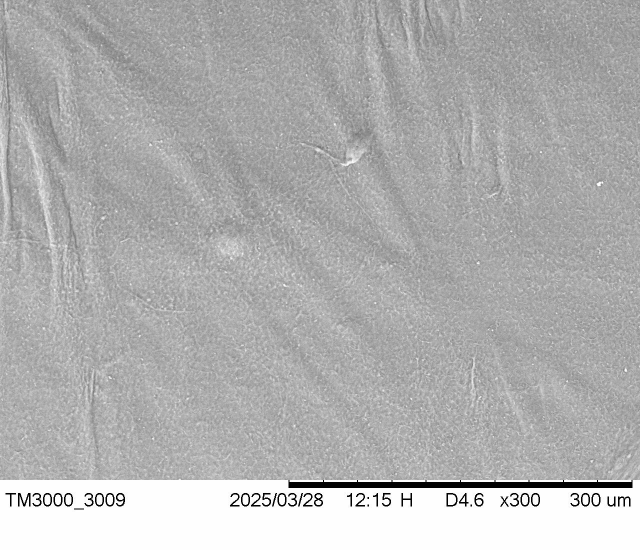
#> input picture cellulose_closeups/03.28.25_SEM_Control.jpg, 1280 x 1100 px (shown at 1/2 size)
$ python sem_texture.py
#> lines starting #> are read from the running program, lines starting #| are printed output that depends on the picture
"""Texture descriptors for the four TM3000 micrographs in cellulose_closeups/ (Figure 2 of the manuscript).

For each image: pixel size from the embedded scale bar; slow illumination shading removed with a wide
Gaussian high-pass; then
  * grey-level contrast      = std / mean of the flattened image (per cent)
  * orientation coherence    = median structure-tensor coherence in 32-px windows (0 isotropic, 1 aligned)
  * correlation length       = lag at which the radially averaged autocorrelation of the flattened image
                               first falls to 1/e (micrometres) -- the characteristic feature size
Writes SEM_texture.csv and SEM_autocorrelation.png (radial autocorrelation profiles)."""
import os, csv
import numpy as np
from PIL import Image
from scipy import ndimage as ndi
import matplotlib; matplotlib.use('Agg')
import matplotlib.pyplot as plt

HERE = os.path.dirname(os.path.abspath(__file__))
IMG = os.path.join(HERE, '..', '..', '..', 'cellulose_closeups')
FIG = os.path.join(HERE, '..', 'figures')
# (file, display name, magnification, scale-bar label in um). Scale-bar length in px is read from the footer.
IMAGES = [('03.28.25_SEM_Control.jpg', 'Untreated WT BC', '300x', 300),
          ('03.28.25_SEM_BslA_engineered.jpg', 'NaOH-treated BslA-activated BC', '300x', 300),
          ('03.28.25_SEM_Control_2.jpg', 'Untreated WT BC', '1500x', 50),
          ('03.28.25_SEM_BslA_engineered_2.jpg', 'NaOH-treated BslA-activated BC', '1200x', 50)]
COL = {'Untreated WT BC': '#F5B041', 'NaOH-treated BslA-activated BC': '#5DADE2'}
FOOTER = 955          # image rows below this are the instrument footer

def scale_bar_px(im):
    bar = im[962:975, :] < 60
    cols = np.where(bar.mean(0) > 0.5)[0]
    return cols.max() - cols.min() + 1

def radial_autocorr(f):
    f = f - f.mean()
    F = np.fft.fft2(f)
    ac = np.fft.fftshift(np.fft.ifft2(np.abs(F) ** 2).real); ac /= ac.max()
    cy, cx = np.array(ac.shape) // 2
    yy, xx = np.indices(ac.shape); r = np.hypot(yy - cy, xx - cx).astype(int)
    prof = np.bincount(r.ravel(), ac.ravel()) / np.bincount(r.ravel())
    return prof[:min(ac.shape) // 2]

rows, profiles = [], []
for fn, name, mag, bar_um in IMAGES:
    im = np.asarray(Image.open(os.path.join(IMG, fn)).convert('L')).astype(float)
    um_px = bar_um / scale_bar_px(im)
#> in scale_bar_px, `cols = np.where(bar.mean(0) > 0.5)[0]`: cols = 688 values from 577 to 1264
#> um_px = 0.436
    img = im[:FOOTER, :]
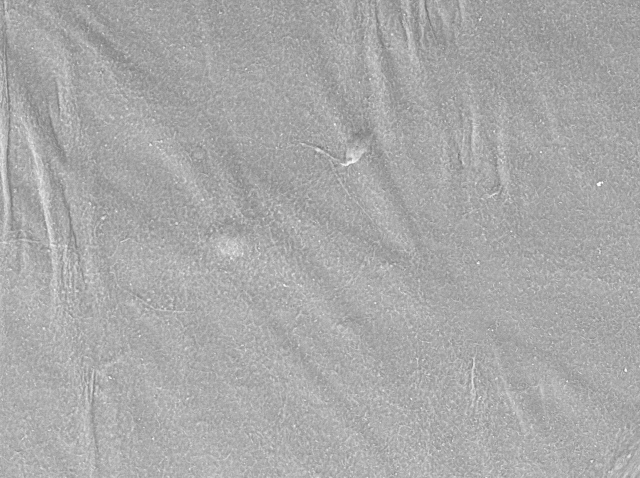
#> img: shape (955, 1280) float64 (shown at 1/2 size); min 91, max 255, mean 168.6
    g = ndi.gaussian_filter(img, 3)
    flat = g - ndi.gaussian_filter(img, 0.1 * img.shape[1])          # high-pass: remove shading
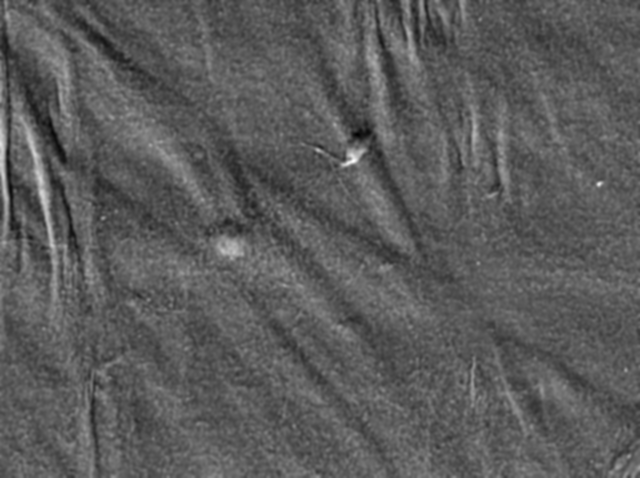
#> flat: shape (955, 1280) float64 (shown at 1/2 size); min -31.14, max 55.52, mean 0; drawn with min black and max white
    contrast = 100 * flat.std() / g.mean()
#> contrast = 3.55
    gx, gy = ndi.sobel(ndi.gaussian_filter(img, 1.5), 1), ndi.sobel(ndi.gaussian_filter(img, 1.5), 0)
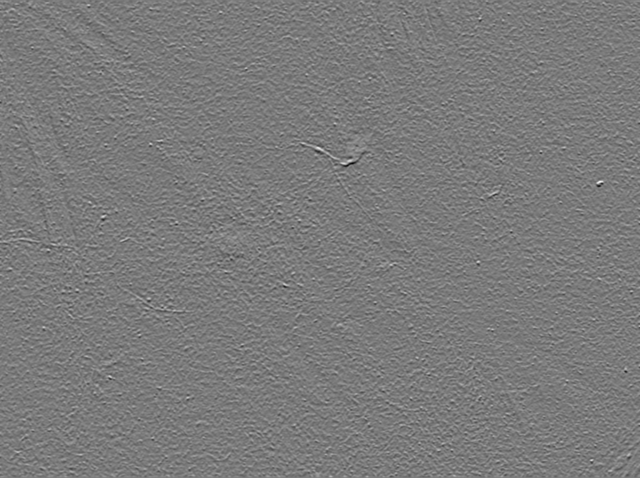
#> gy: shape (955, 1280) float64 (shown at 1/2 size); min -166.5, max 179, mean 0.1; drawn with min black and max white
    w = 32
    A, B, C = (ndi.uniform_filter(gx * gx, w), ndi.uniform_filter(gy * gy, w), ndi.uniform_filter(gx * gy, w))
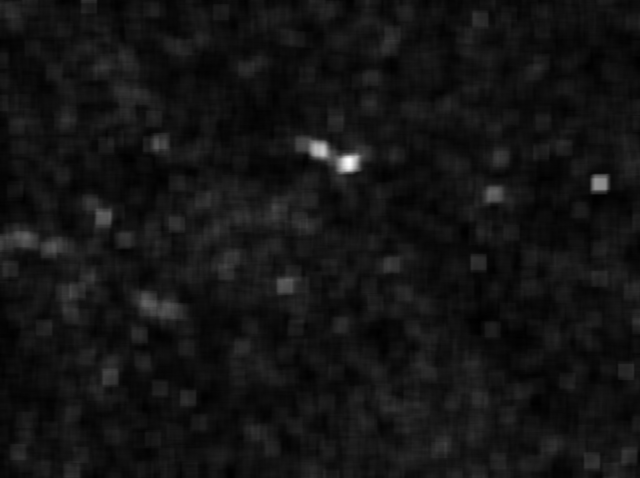
#> B: shape (955, 1280) float64 (shown at 1/2 size); min 101.1, max 2684.6, mean 302.5; drawn with min black and max white
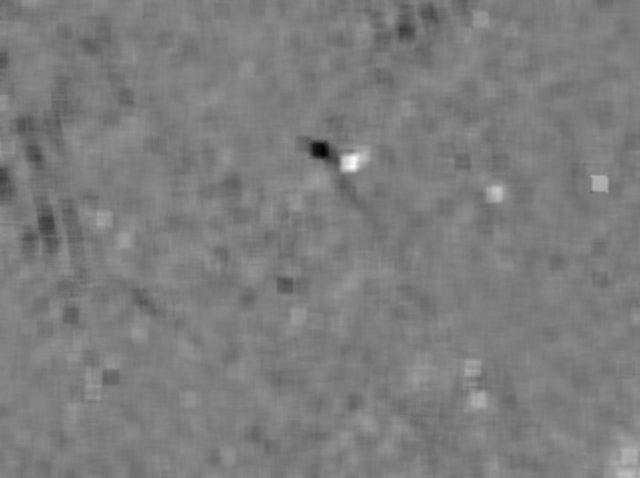
#> C: shape (955, 1280) float64 (shown at 1/2 size); min -779.3, max 782.2, mean -11.1; drawn with min black and max white
    coherence = np.median(np.sqrt((A - B) ** 2 + 4 * C ** 2) / (A + B + 1e-9))
#> coherence = 0.171
    prof = radial_autocorr(flat)
#> in radial_autocorr, `ac = np.fft.fftshift(np.fft.ifft2(np.abs(F) ** 2).real)`:
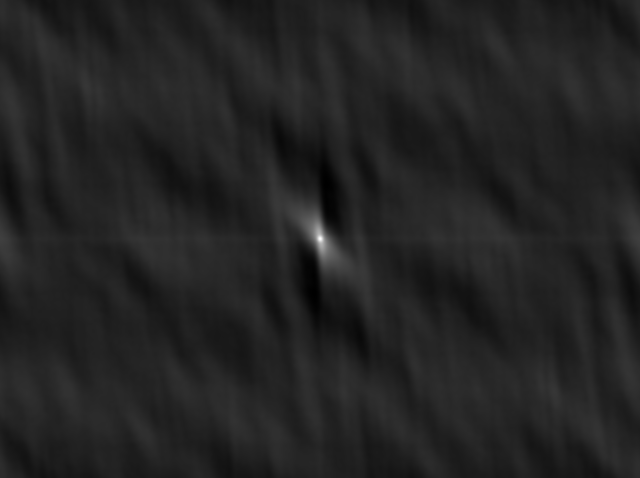
#> ac: shape (955, 1280) float64 (shown at 1/2 size); min -7097513.2, max 43872463, mean 0; drawn with min black and max white
#> in radial_autocorr, `prof = np.bincount(r.ravel(), ac.ravel()) / np.bincount(r.ravel())`: prof = 799 values, max 1 at index 0, min -0.0296 at index 739, mean 0.019
#> prof = 477 values, max 1 at index 0, min -0.0227 at index 162, mean 0.0319
    L = np.argmax(prof < 1 / np.e) * um_px
#> L = 7.41
    rows.append(dict(file=fn, sample=name, magnification=mag, um_per_px=round(um_px, 3),
                     contrast_pct=round(contrast, 1), orientation_coherence=round(coherence, 2), correlation_length_um=round(L, 1)))
    profiles.append((name, mag, um_px, prof, L))
    print(f'{name:32s} {mag:6s} {um_px:.3f} um/px | contrast {contrast:4.1f}% | coherence {coherence:.2f} | correlation length {L:4.1f} um')
#| Untreated WT BC                  300x   0.436 um/px | contrast  3.6% | coherence 0.17 | correlation length  7.4 um
#> pass 2 of the loop `for fn, name, mag, bar_um in IMAGES:`:
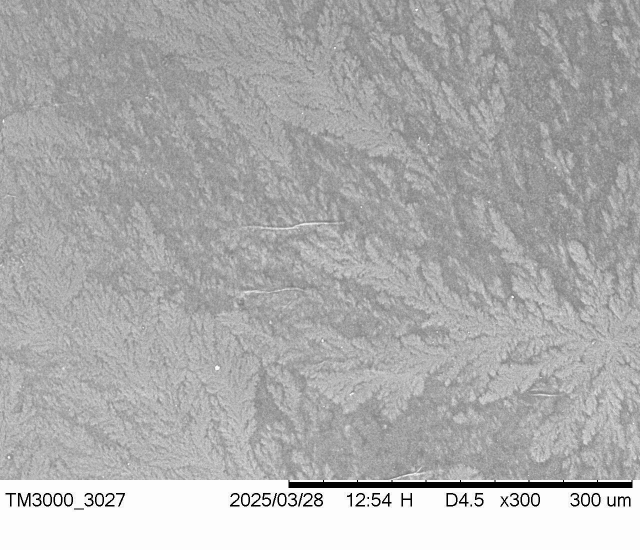
#> input picture cellulose_closeups/03.28.25_SEM_BslA_engineered.jpg, 1280 x 1100 px (shown at 1/2 size)
#> contrast = 4.98
#> `A, B, C = (ndi.uniform_filter(gx * gx, w), ndi.uniform_filter(gy * gy,..`:
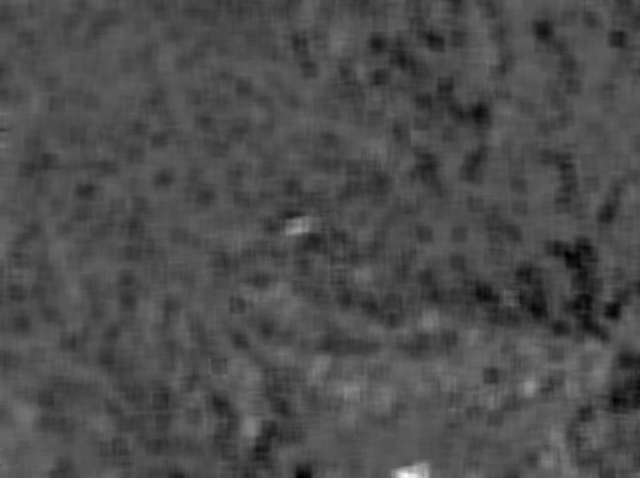
#> C: shape (955, 1280) float64 (shown at 1/2 size); min -541.1, max 1013.2, mean -71.6; drawn with min black and max white
#> coherence = 0.299
#> in radial_autocorr (call 2), `ac = np.fft.fftshift(np.fft.ifft2(np.abs(F) ** 2).real)`:
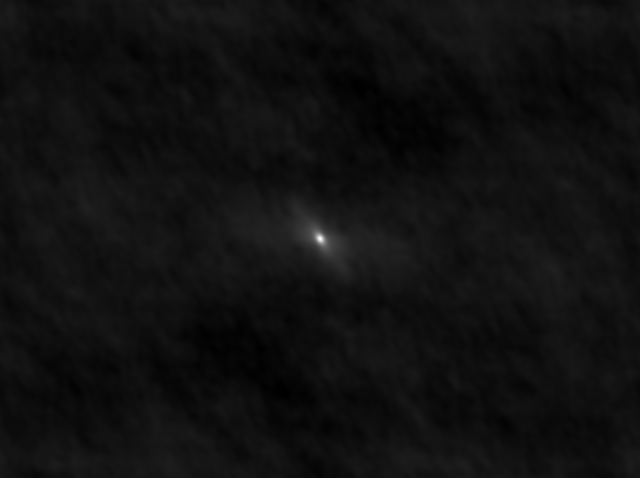
#> ac: shape (955, 1280) float64 (shown at 1/2 size); min -5805348.7, max 82391238.8, mean 0; drawn with min black and max white
#> in radial_autocorr (call 2), `prof = np.bincount(r.ravel(), ac.ravel()) / np.bincount(r.ravel())`: prof = 799 values, max 1 at index 0, min -0.0149 at index 300, mean 0.0223
#> `prof = radial_autocorr(flat)`: prof = 477 values, max 1 at index 0, min -0.0149 at index 300, mean 0.0352
#> L = 5.67
#| NaOH-treated BslA-activated BC   300x   0.436 um/px | contrast  5.0% | coherence 0.30 | correlation length  5.7 um
#> pass 3 of the loop `for fn, name, mag, bar_um in IMAGES:`:
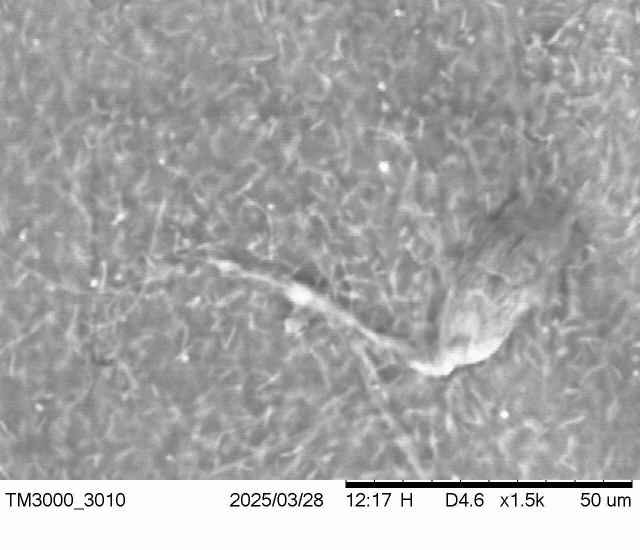
#> input picture cellulose_closeups/03.28.25_SEM_Control_2.jpg, 1280 x 1100 px (shown at 1/2 size)
#> um_px = 0.0871
#> contrast = 9.5
#> `A, B, C = (ndi.uniform_filter(gx * gx, w), ndi.uniform_filter(gy * gy,..`:
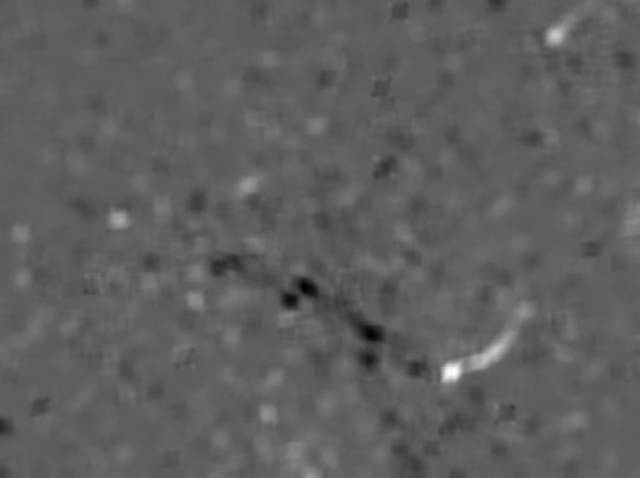
#> C: shape (955, 1280) float64 (shown at 1/2 size); min -872.4, max 1478.7, mean 6.8; drawn with min black and max white
#> coherence = 0.344
#> in radial_autocorr (call 3), `ac = np.fft.fftshift(np.fft.ifft2(np.abs(F) ** 2).real)`:
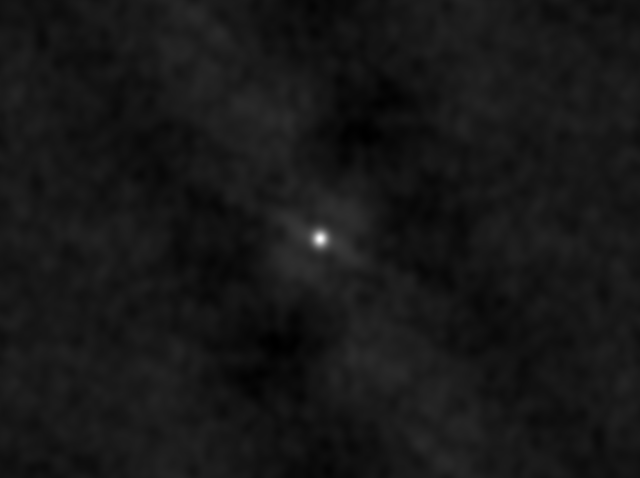
#> ac: shape (955, 1280) float64 (shown at 1/2 size); min -27332224.7, max 273994811.5, mean 0; drawn with min black and max white
#> in radial_autocorr (call 3), `prof = np.bincount(r.ravel(), ac.ravel()) / np.bincount(r.ravel())`: prof = 799 values, max 1 at index 0, min -0.0228 at index 221, mean 0.0218
#> `prof = radial_autocorr(flat)`: prof = 477 values, max 1 at index 0, min -0.0228 at index 221, mean 0.0378
#> L = 1.48
#| Untreated WT BC                  1500x  0.087 um/px | contrast  9.5% | coherence 0.34 | correlation length  1.5 um
#> the loop made 4 passes; the first 3 are shown

with open(os.path.join(HERE, 'SEM_texture.csv'), 'w', newline='') as fh:
    w = csv.DictWriter(fh, fieldnames=list(rows[0])); w.writeheader(); w.writerows(rows)

fig, axes = plt.subplots(1, 2, figsize=(7.2, 2.8))
for ax, want in zip(axes, ('300x', 'hi')):
    for name, mag, um_px, prof, L in profiles:
        if (mag == '300x') != (want == '300x'): continue
        lag = np.arange(len(prof)) * um_px
        m = lag <= (60 if want == '300x' else 12)
        ax.plot(lag[m], prof[m], color=COL[name], lw=1.2, label=f'{name} ({mag}), $L$ = {L:.1f} µm')
        ax.plot(L, 1 / np.e, 'o', color=COL[name], ms=4)
    ax.axhline(1 / np.e, color='#999', lw=0.5, ls='--')
    ax.text(ax.get_xlim()[1] * 0.98, 1 / np.e + 0.03, '1/e', ha='right', fontsize=7, color='#666')
    ax.set_xlabel('Lag (µm)'); ax.set_ylabel('Autocorrelation'); ax.set_ylim(-0.25, 1.02)
    ax.legend(frameon=False, fontsize=6.5, loc='upper right')
    ax.set_title('A   300×' if want == '300x' else 'B   1200× / 1500×', loc='left', fontsize=9, fontweight='bold')
    for s in ('top', 'right'): ax.spines[s].set_visible(False)
fig.tight_layout()
fig.savefig(os.path.join(FIG, 'SEM_autocorrelation.png'), dpi=300); fig.savefig(os.path.join(FIG, 'SEM_autocorrelation.pdf'))
#> after `fig.savefig(os.path.join(FIG, 'SEM_autocorrelation.png'), dpi=300)`:
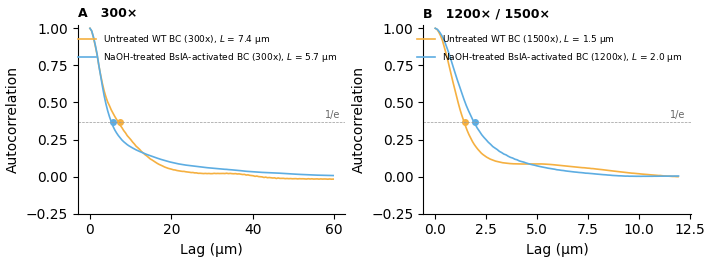
#> figure drawn by matplotlib, 2 panels; panel 1: curve peaks at x = 0, y = 1; panel 1: curve peaks at x = 0, y = 1; panel 2: curve peaks at x = 0, y = 1; panel 2: curve peaks at x = 0, y = 1
print('saved SEM_texture.csv, SEM_autocorrelation.png/.pdf')
